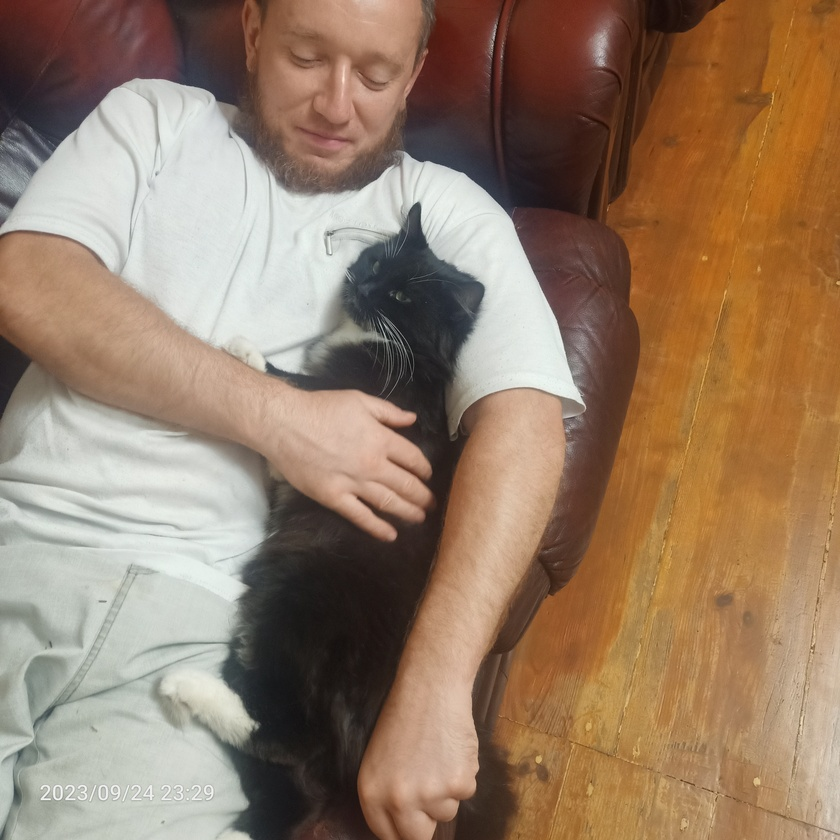
#> input picture media/IMG20230924232928.jpg, 840 x 840 px, shrunk from 3000 x 3000 before the run, found by its file name
$ python photo_analysis.py
#> lines starting #> are read from the running program, lines starting #| are printed output that depends on the picture; after the words box and inside, x2 and y2 are one past the last pixel; in counts of white or black regions, pixels touching at a corner belong together
import cv2
import numpy as np
import os

def analyze_body_proportions(photo_path):
    if not os.path.exists(photo_path):
        return {"error": "Фото не знайдено"}

    img = cv2.imread(photo_path)
#> img is the input picture: shape (840, 840, 3); mean B, G, R 102.8, 125.2, 150.7
    if img is None:
        return {"error": "Не вдалося прочитати фото"}

    gray = cv2.cvtColor(img, cv2.COLOR_BGR2GRAY)
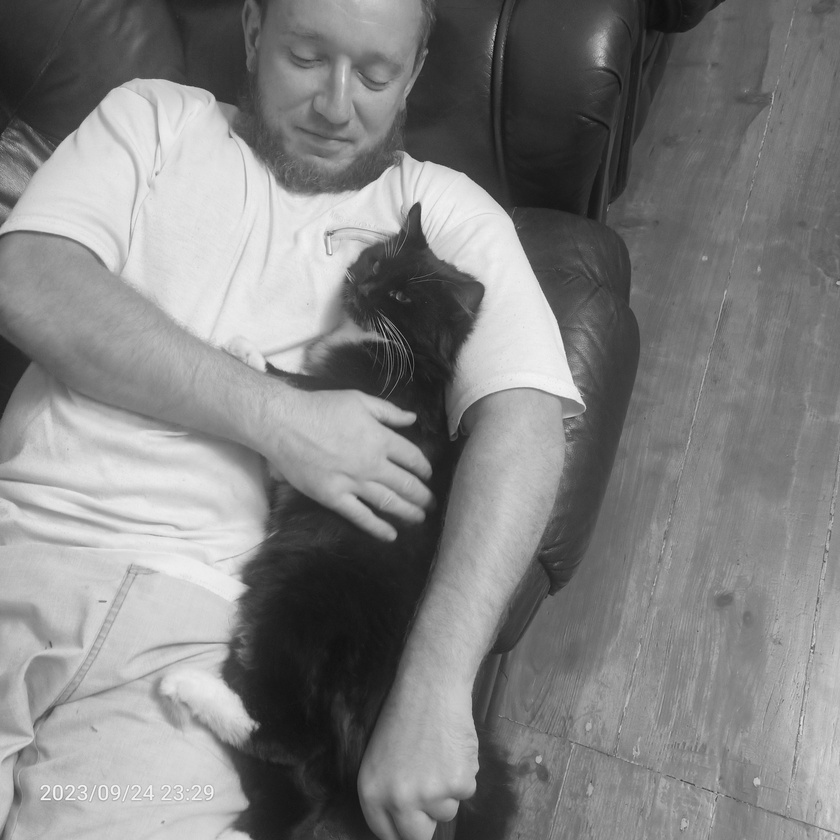
#> gray: shape (840, 840); min 9, max 250, mean 130.3
    blurred = cv2.GaussianBlur(gray, (7, 7), 0)
    edges = cv2.Canny(blurred, 30, 150)
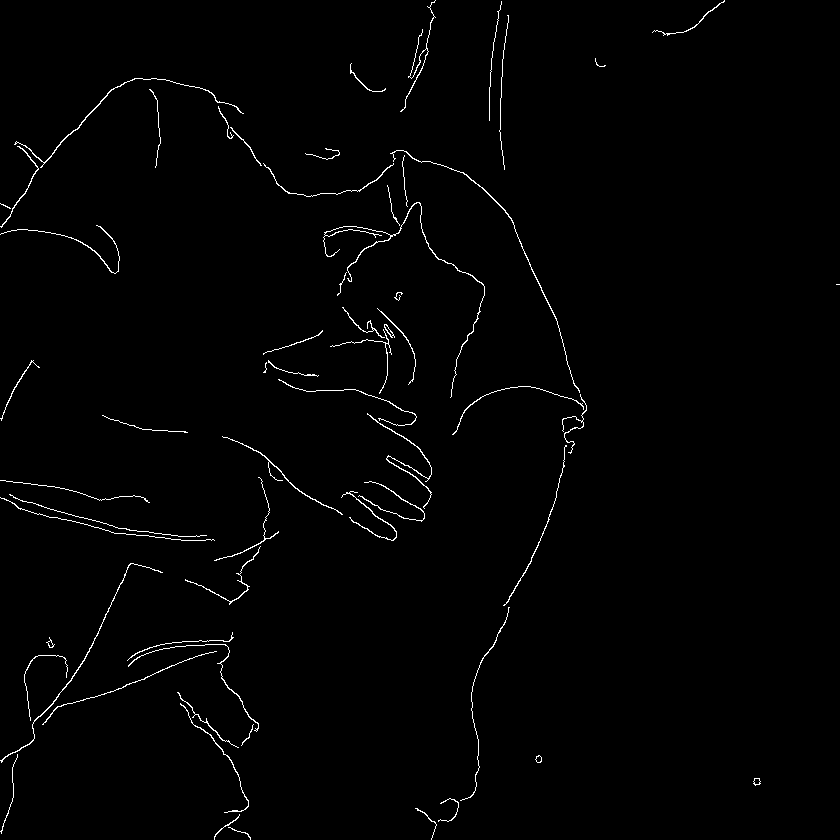
#> edges: shape (840, 840); 1.2% white in thin lines or dots

    contours, _ = cv2.findContours(edges, cv2.RETR_EXTERNAL, cv2.CHAIN_APPROX_SIMPLE)
#> contours = 61 contours, 28 with area under 20; largest, box (x1, y1, x2, y2) and area: (323, 202, 485, 398) 114, (14, 78, 244, 168) 108, (0, 563, 163, 763) 104, (390, 150, 580, 393) 97, (367, 413, 432, 509) 94
    if not contours:
        return {"error": "Не знайдено тіло"}

    largest = max(contours, key=cv2.contourArea)
#> largest = contour of 522 points, box (x1, y1, x2, y2) (323, 202, 485, 398), area 114
    x, y, w, h = cv2.boundingRect(largest)
#> x = 323; y = 202; w = 162; h = 196

    # Більш точне розділення
    shoulder_y_start = y + int(h * 0.1)
#> shoulder_y_start = 221
    shoulder_y_end = y + int(h * 0.25)
#> shoulder_y_end = 251
    shoulder_slice = edges[shoulder_y_start:shoulder_y_end, :]
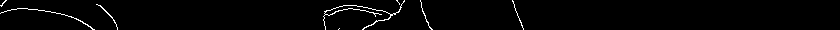
#> shoulder_slice: shape (30, 840); 1.8% white in thin lines or dots, all inside (x1, y1, x2, y2) = (0, 0, 524, 30)
    shoulder_contours, _ = cv2.findContours(shoulder_slice, cv2.RETR_EXTERNAL, cv2.CHAIN_APPROX_SIMPLE)
#> shoulder_contours = 8 contours, 7 with area under 20; largest, box (x1, y1, x2, y2) and area: (323, 0, 405, 30) 29
    shoulder_width = max(c.shape[1] for c in shoulder_contours) if shoulder_contours else w * 0.75
#> shoulder_width = 1

    waist_y_start = y + int(h * 0.35)
#> waist_y_start = 270
    waist_y_end = y + int(h * 0.5)
#> waist_y_end = 300
    waist_slice = edges[waist_y_start:waist_y_end, :]
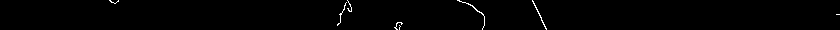
#> waist_slice: shape (30, 840); 0.75% white in thin lines or dots, all inside (x1, y1, x2, y2) = (109, 0, 840, 30)
    waist_contours, _ = cv2.findContours(waist_slice, cv2.RETR_EXTERNAL, cv2.CHAIN_APPROX_SIMPLE)
#> waist_contours = 8 contours, all with area under 20
    waist_width = max(c.shape[1] for c in waist_contours) if waist_contours else w * 0.55
#> waist_width = 1

    hip_y_start = y + int(h * 0.6)
#> hip_y_start = 319
    hip_y_end = y + int(h * 0.8)
#> hip_y_end = 358
    hip_slice = edges[hip_y_start:hip_y_end, :]
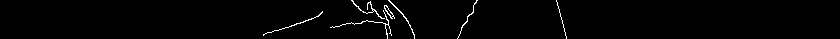
#> hip_slice: shape (39, 840); 1.4% white in thin lines or dots, all inside (x1, y1, x2, y2) = (263, 0, 567, 39)
    hip_contours, _ = cv2.findContours(hip_slice, cv2.RETR_EXTERNAL, cv2.CHAIN_APPROX_SIMPLE)
#> hip_contours = 7 contours, 4 with area under 20; largest, box (x1, y1, x2, y2) and area: (384, 5, 395, 19) 43, (388, 0, 415, 39) 24, (351, 0, 385, 19) 24
    hip_width = max(c.shape[1] for c in hip_contours) if hip_contours else w * 0.85
#> hip_width = 1

    shoulder_waist_ratio = shoulder_width / waist_width if waist_width > 0 else 1.0
#> shoulder_waist_ratio = 1
    waist_hip_ratio = waist_width / hip_width if hip_width > 0 else 1.0
#> waist_hip_ratio = 1

    if shoulder_waist_ratio > 1.35:
        body_type = "V-shape (широкі плечі)"
        rec = "Додай тренування на дельти та спину 3–4 рази на тиждень."
    elif waist_hip_ratio > 0.85:
        body_type = "Прямокутник (H-shape)"
        rec = "Збалансуй плечі та талію — силові + кардіо 2–3 рази."
    elif shoulder_waist_ratio > 1.1 and waist_hip_ratio < 0.8:
        body_type = "Пісочний годинник (X-shape)"
        rec = "Талія вузька — акцентуй на ній (кор, об'єм)."
    else:
        body_type = "Яблуко або груша (O/A-shape)"
        rec = "Фокус на ноги та спину, зменш жир на талії кардіо."

    return {
        "shoulder_waist_ratio": round(shoulder_waist_ratio, 2),
        "waist_hip_ratio": round(waist_hip_ratio, 2),
        "body_type": body_type,
        "recommendation": rec,
        "error": None
    }

# Тест (якщо запускаєш файл напряму)
if __name__ == "__main__":
    # Заміни на реальний шлях до свого фото
    photo = r"C:\FitAI_django\media\IMG20230924232928.jpg"
    result = analyze_body_proportions(photo)
#> result = 5 items
    print(result)
#| {'shoulder_waist_ratio': 1.0, 'waist_hip_ratio': 1.0, 'body_type': 'Прямокутник (H-shape)', 'recommendation': 'Збалансуй плечі та талію — силові + кардіо 2–3 рази.', 'error': None}
